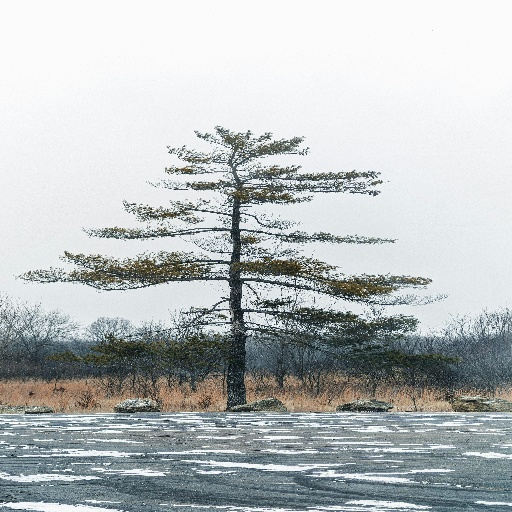
#> input picture temp_query.jpg, 512 x 512 px
$ python -i geometry.py   (imports and definitions only)   (older library calls are emulated)
#> lines starting #> are read from the running program, lines starting #| are printed output that depends on the picture; after the words box and inside, x2 and y2 are one past the last pixel; in counts of white or black regions, pixels touching at a corner belong together
### src/features/utils.py
import cv2
import numpy as np

def get_tree_mask(img: np.ndarray) -> np.ndarray:
    """
    Tạo mặt nạ (mask) để tách cây khỏi nền một cách thông minh.
    Hỗ trợ cả ảnh có nền đen (dataset chuẩn) và ảnh tự nhiên (Otsu adaptive).
    """
    gray = cv2.cvtColor(img, cv2.COLOR_BGR2GRAY)

    # Kiểm tra 4 góc ảnh để xem có phải nền đen không
    corners = [gray[0,0], gray[0,-1], gray[-1,0], gray[-1,-1]]
    if np.mean(corners) < 15:
        # Giả định nền đen: dùng Simple Threshold
        _, mask = cv2.threshold(gray, 1, 255, cv2.THRESH_BINARY)
    else:
        # Ảnh tự nhiên: Dùng Otsu
        blur = cv2.GaussianBlur(gray, (5, 5), 0)
        # Thông thường cây tối hơn nền trời
        _, mask = cv2.threshold(blur, 0, 255, cv2.THRESH_BINARY_INV + cv2.THRESH_OTSU)

        # Kiểm tra lại: nếu diện tích trắng chiếm đa số (>70%), có thể bị ngược
        if cv2.countNonZero(mask) > (mask.size * 0.7):
            mask = cv2.bitwise_not(mask)

    return mask

### src/features/geometry.py
import cv2
import numpy as np

def _calculate_hw_ratio(w: int, h: int) -> float:
    """
    Tính tỷ lệ Chiều cao trên Chiều rộng (Height / Width Ratio).
    Giúp phân biệt các loại cây có dáng cao gầy (ví dụ: thông) với cây thấp bè (ví dụ: đa, bàng).
    """
    return h / w if w > 0 else 0.0

def _calculate_canopy_density(mask: np.ndarray, x: int, y: int, w: int, h: int) -> float:
    """
    Tính mật độ tán lá (Canopy Density).
    Đo bằng tỷ lệ giữa diện tích pixel thực tế của cây so với diện tích của khung bao khép kín (Bounding Box).
    Cây có tán lá khép kín, rậm rạp sẽ có mật độ cao hơn.
    """
    tree_pixels = cv2.countNonZero(mask[y:y+h, x:x+w])
    return tree_pixels / (w * h) if (w * h) > 0 else 0.0

def _calculate_trunk_diameter(mask: np.ndarray, x: int, y: int, w: int, h: int) -> float:
    """
    Tính đường kính thân cây (Trunk Diameter).
    Ước lượng dựa trên chiều rộng trung bình của phần gốc cây (10% chiều cao dưới cùng).
    Chỉ số này thường tỷ lệ thuận với tuổi thọ của cây.
    """
    bottom_h = max(1, int(h * 0.1))
    bottom_part = mask[y+h-bottom_h:y+h, x:x+w]

    # Tính chiều rộng trung bình của các hàng trong phần đáy
    widths = []
    for row in bottom_part:
        pixels = cv2.countNonZero(row)
        if pixels > 0:
            widths.append(pixels)

    if not widths:
        return 0.0

    avg_width = sum(widths) / len(widths)
    # Chuẩn hóa đường kính thân so với tổng chiều rộng khung bao
    return avg_width / w if w > 0 else 0.0

def _calculate_canopy_symmetry(mask: np.ndarray, x: int, y: int, w: int, h: int) -> float:
    """
    Tính độ đối xứng của tán lá (Canopy Symmetry).
    Chia đôi khung bao theo trục dọc và so sánh sự chênh lệch diện tích lá giữa nửa trái và nửa phải.
    Giá trị càng gần 1.0 nghĩa là nhánh cây mọc đều ra 2 bên, độ đối xứng càng cao.
    """
    half_w = w // 2
    left_half = mask[y:y+h, x:x+half_w]
    right_half = mask[y:y+h, x+w-half_w:x+w]

    left_area = cv2.countNonZero(left_half)
    right_area = cv2.countNonZero(right_half)
    total_area = left_area + right_area
    return 1.0 - (abs(left_area - right_area) / total_area) if total_area > 0 else 0.0

def _calculate_branch_angle_variance(gray: np.ndarray, mask: np.ndarray) -> float:
    """
    Tính độ phân tán góc của các nhánh / cành cây (Branch Angle Variance) bằng cách dùng bộ lọc Sobel
    để tìm hướng gradient của biên cạnh. Mức biến thiên góc phân bố sẽ chỉ ra độ lởm chởm và hướng mọc cành.
    """
    gx = cv2.Sobel(gray, cv2.CV_32F, 1, 0, ksize=3)
    gy = cv2.Sobel(gray, cv2.CV_32F, 0, 1, ksize=3)
    mag, angle = cv2.cartToPolar(gx, gy, angleInDegrees=True)

    significant_angles = angle[(mag > 50) & (mask > 0)]
    if len(significant_angles) > 0:
        # Chuẩn hóa phương sai dưa trên giá trị tối đa ước tính (180^2 = 32400)
        return float(np.var(significant_angles) / 32400.0)
    return 0.0

def extract_geometry(img: np.ndarray) -> list[float]:
    """
    Trích xuất tổng cộng 5 đặc trưng Hình học (Geometry Features) của cây.
    Dựa trên việc tìm kiếm vùng bao (Bounding Box) làm khung tham chiếu ban đầu.

    Args:
        img (np.ndarray): Ảnh đầu vào chứa cây (định dạng BGR).

    Returns:
        list[float]: 5 giá trị đặc trưng dạng số thực, lần lượt là: Tỉ lệ độ cao/rộng,
                     Mật độ tán, Độ rộng cành, Độ đối xứng tán và Phân tán hướng cành.
    """
    gray = cv2.cvtColor(img, cv2.COLOR_BGR2GRAY)
    from .utils import get_tree_mask
    mask = get_tree_mask(img)

    coords = cv2.findNonZero(mask)
    if coords is None:
        return [0.0] * 5

    x, y, w, h = cv2.boundingRect(coords)

    return [
        float(_calculate_hw_ratio(w, h)),
        float(_calculate_canopy_density(mask, x, y, w, h)),
        float(_calculate_trunk_diameter(mask, x, y, w, h)),
        float(_calculate_canopy_symmetry(mask, x, y, w, h)),
        float(_calculate_branch_angle_variance(gray, mask))
    ]

>>> import cv2
>>> picture = cv2.imread('../../temp_query.jpg')
#> picture is the input picture: shape (512, 512, 3); mean B, G, R 188.9, 188, 183.1
>>> result = extract_geometry(picture)
#> in extract_geometry, `gray = cv2.cvtColor(img, cv2.COLOR_BGR2GRAY)`:
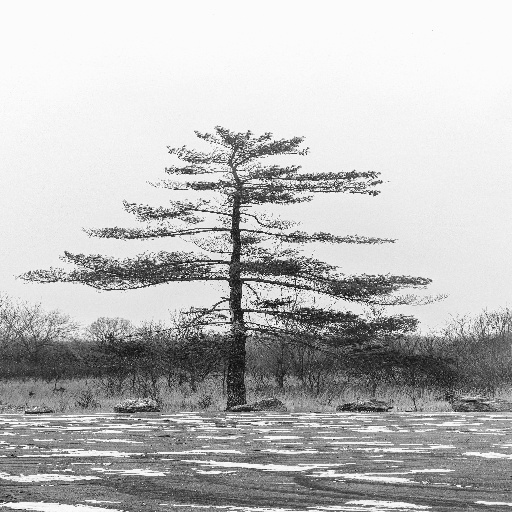
#> gray: shape (512, 512); min 5, max 255, mean 186.6
#> in get_tree_mask, `corners = [gray[0,0], gray[0,-1], gray[-1,0], gray[-1,-1]]`: corners = [251, 251, 123, 135]
#> in get_tree_mask, `_, mask = cv2.threshold(blur, 0, 255, cv2.THRESH_BINARY_INV + cv2.THRE..`:
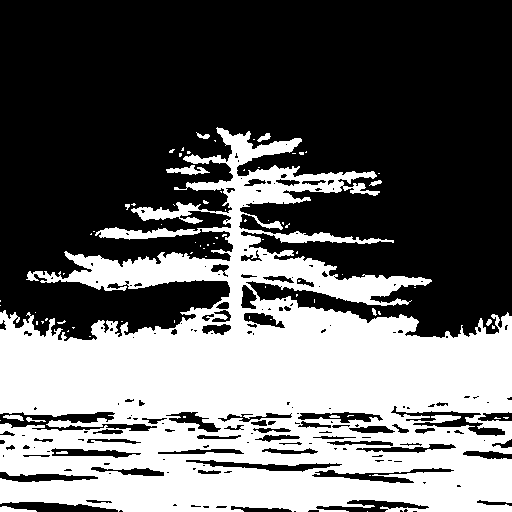
#> mask: shape (512, 512); 39.9% white; 78 white regions (65 under 20 px), largest, box (x1, y1, x2, y2) and area: (0, 127, 512, 512) 103462, (166, 165, 210, 175) 223, (0, 506, 37, 512) 130
#> in extract_geometry, `coords = cv2.findNonZero(mask)`: coords = contour of 104536 points, box (x1, y1, x2, y2) (0, 127, 512, 512), area 44882
#> in extract_geometry, `x, y, w, h = cv2.boundingRect(coords)`: x = 0; y = 127; w = 512; h = 385
#> in _calculate_canopy_density, `tree_pixels = cv2.countNonZero(mask[y:y+h, x:x+w])`: tree_pixels = 104536
#> in _calculate_trunk_diameter, `bottom_h = max(1, int(h * 0.1))`: bottom_h = 38
#> in _calculate_trunk_diameter, `bottom_part = mask[y+h-bottom_h:y+h, x:x+w]`:
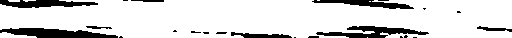
#> bottom_part: shape (38, 512); 85% white; 22 black regions (12 under 20 px), largest, box (x1, y1, x2, y2) and area: (0, 28, 118, 38) 761, (316, 26, 429, 38) 653, (0, 0, 98, 8) 523
#> the loop in _calculate_trunk_diameter, `for row in bottom_part:` made 38 passes
#> pixels on passes 1 to 12: 372, 379, 347, 360, 360, 382, 424, 464, 488, 511, 512, 509
#> after the loop in _calculate_trunk_diameter, `for row in bottom_part:`: widths = 38 values, max 512 at index 10, min 301 at index 33, mean 435.4
#> in _calculate_trunk_diameter, `avg_width = sum(widths) / len(widths)`: avg_width = 435.4
#> in _calculate_canopy_symmetry, `half_w = w // 2`: half_w = 256
#> in _calculate_canopy_symmetry, `left_half = mask[y:y+h, x:x+half_w]`: left_half: shape (385, 256); 53.8% white; 107 black regions (57 under 20 px), largest, box (x1, y1, x2, y2) and area: (0, 0, 233, 214) 37668, (0, 285, 157, 304) 1303, (0, 375, 118, 385) 761
#> in _calculate_canopy_symmetry, `right_half = mask[y:y+h, x+w-half_w:x+w]`:
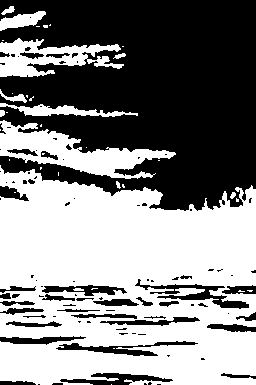
#> right_half: shape (385, 256); 52.2% white; 99 black regions (60 under 20 px), largest, box (x1, y1, x2, y2) and area: (0, 0, 256, 211) 40197, (135, 279, 249, 309) 889, (56, 341, 198, 356) 700
#> in _calculate_canopy_symmetry, `left_area = cv2.countNonZero(left_half)`: left_area = 53071
#> in _calculate_canopy_symmetry, `right_area = cv2.countNonZero(right_half)`: right_area = 51465
#> in _calculate_canopy_symmetry, `total_area = left_area + right_area`: total_area = 104536
#> in _calculate_branch_angle_variance, `gy = cv2.Sobel(gray, cv2.CV_32F, 0, 1, ksize=3)`:
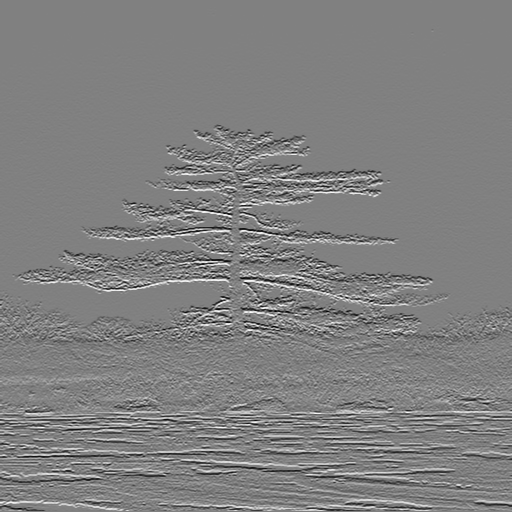
#> gy: shape (512, 512) float32; min -840, max 823, mean -1.4; drawn with min black and max white
#> in _calculate_branch_angle_variance, `mag, angle = cv2.cartToPolar(gx, gy, angleInDegrees=True)`:
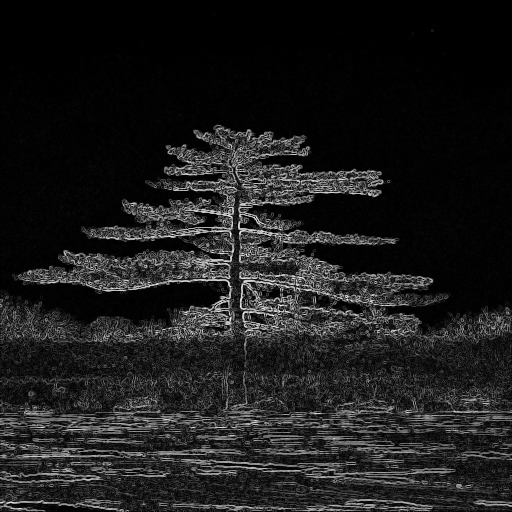
#> mag: shape (512, 512) float32; min 0, max 905.3, mean 102.5; drawn with min black and max white
#> in _calculate_branch_angle_variance, `mag, angle = cv2.cartToPolar(gx, gy, angleInDegrees=True)`:
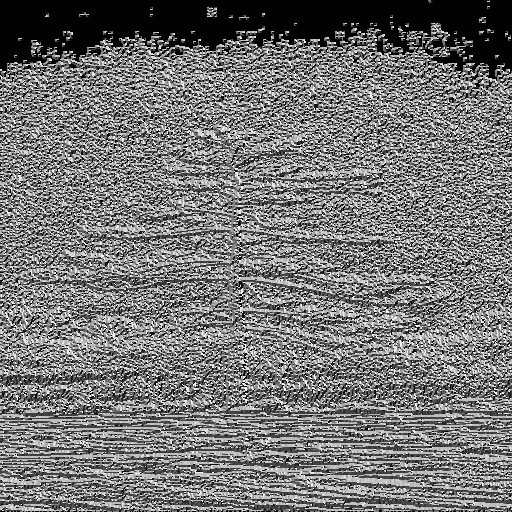
#> angle: shape (512, 512) float32; min 0, max 359.9, mean 165.3; drawn with min black and max white
#> result = [0.752, 0.53, 0.85, 0.985, 0.314]
